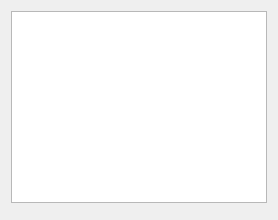
<?xml version="1.0" encoding="UTF-8"?>
<ui version="4.0">
 <class>SelectAudioFile</class>
 <widget class="QDialog" name="SelectAudioFile">
  <property name="windowModality">
   <enum>Qt::WindowModal</enum>
  </property>
  <property name="windowTitle">
   <string>Select audio file</string>
  </property>
  <layout class="QVBoxLayout" name="verticalLayout">
   <item>
    <widget class="QListView" name="listView"/>
   </item>
   <item>
    <widget class="QDialogButtonBox" name="buttonBox">
     <property name="orientation">
      <enum>Qt::Horizontal</enum>
     </property>
    </widget>
   </item>
  </layout>
 </widget>
 <resources/>
 <connections>
  <connection>
   <sender>buttonBox</sender>
   <signal>rejected()</signal>
   <receiver>SelectAudioFile</receiver>
   <slot>reject()</slot>
   <hints>
    <hint type="sourcelabel">
     <x>304</x>
     <y>339</y>
    </hint>
    <hint type="destinationlabel">
     <x>286</x>
     <y>274</y>
    </hint>
   </hints>
  </connection>
  <connection>
   <sender>buttonBox</sender>
   <signal>accepted()</signal>
   <receiver>SelectAudioFile</receiver>
   <slot>accept()</slot>
   <hints>
    <hint type="sourcelabel">
     <x>253</x>
     <y>339</y>
    </hint>
    <hint type="destinationlabel">
     <x>253</x>
     <y>174</y>
    </hint>
   </hints>
  </connection>
 </connections>
</ui>
